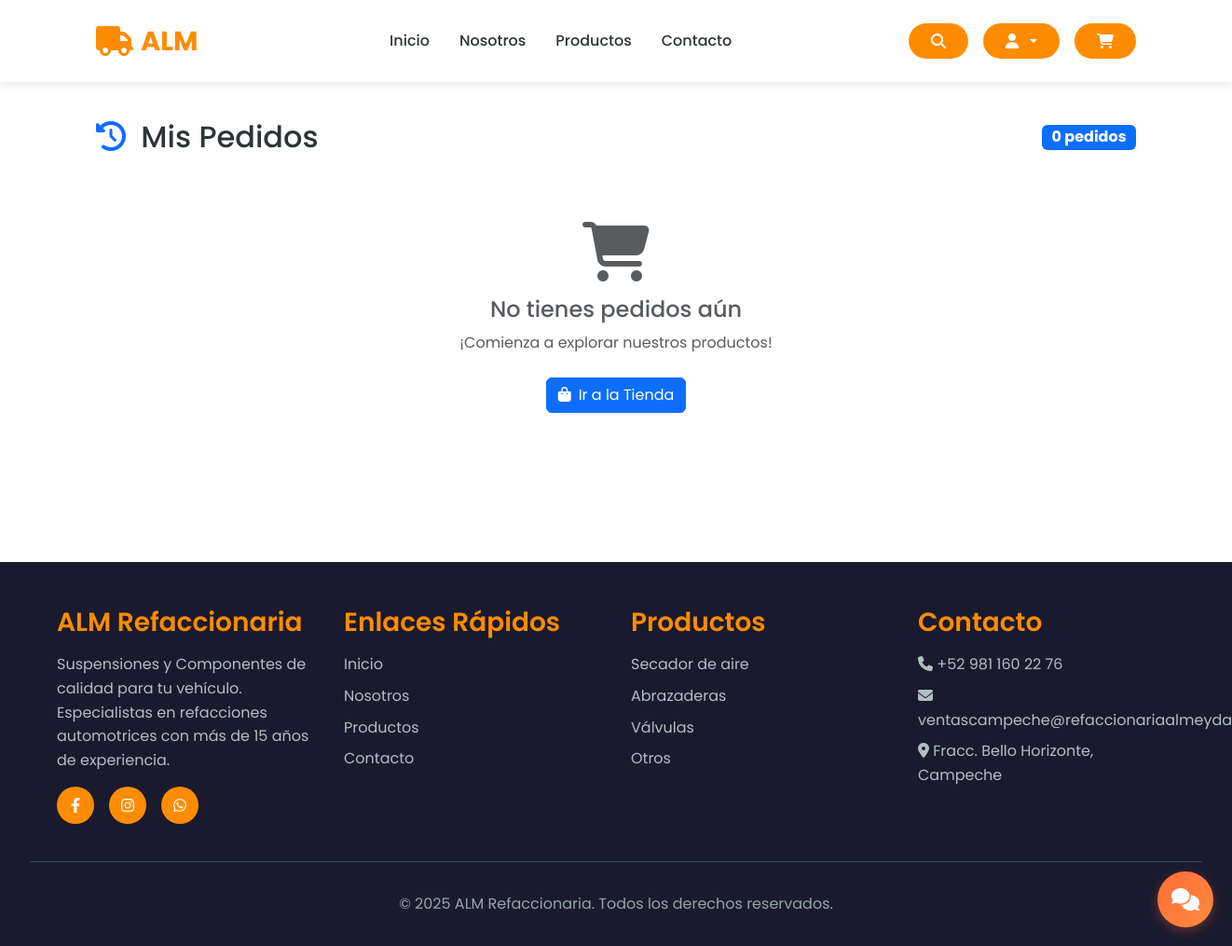
Before: /order_history/ (signed in) with the older database file.
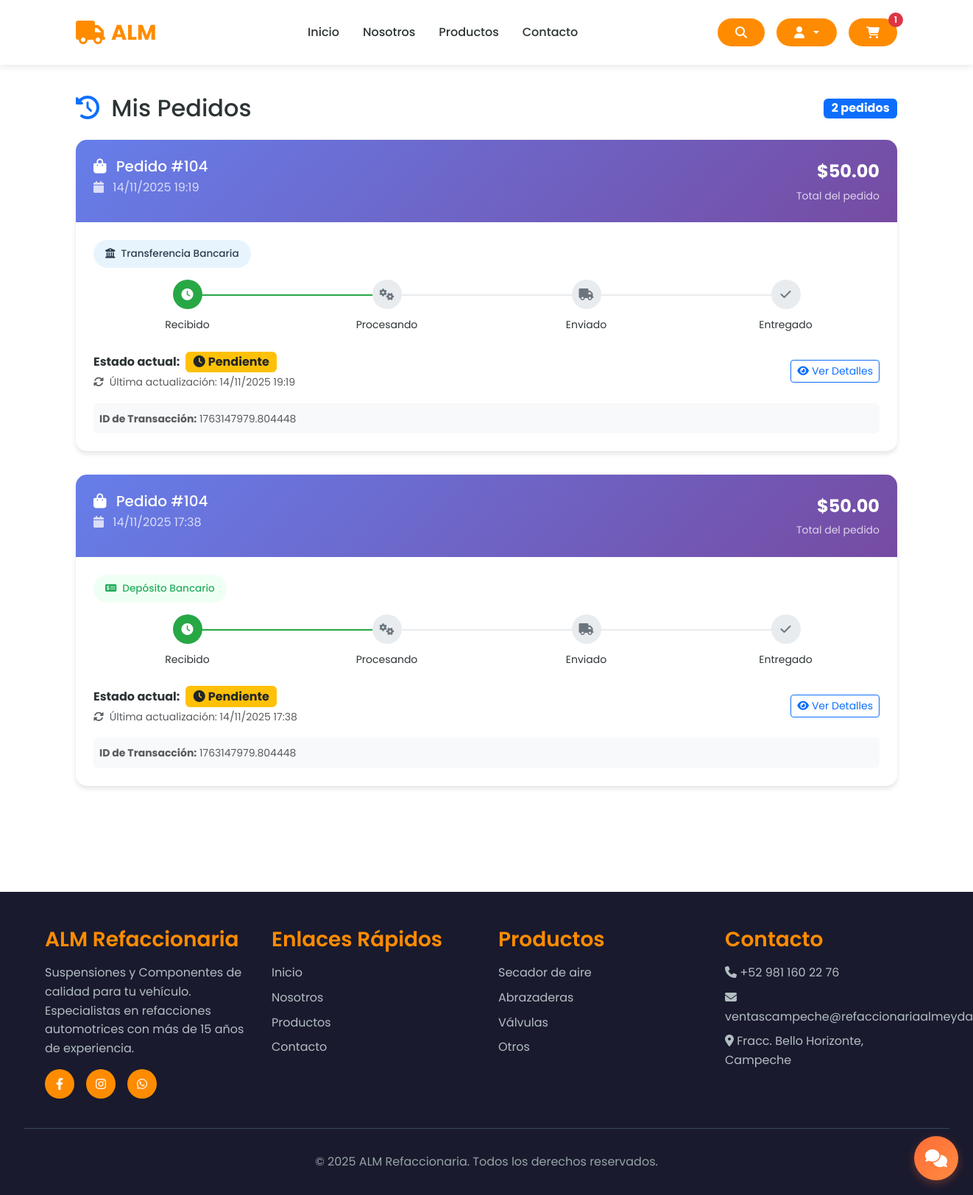
After: the same page with the newer database file.
### store/models.py (models this page shows, shortened)
class OrderHistory(models.Model):
    STATUS_CHOICES = [
        ('pending', 'Pendiente'),
        ('processing', 'Procesando'),
        ('shipped', 'Enviado'),
        ('delivered', 'Entregado'),
        ('cancelled', 'Cancelado'),
    ]
    PAYMENT_METHOD_CHOICES = [
        ('bank-transfer', 'Transferencia Bancaria'),
        ('card-payment', 'Pago con Tarjeta'),
        ('online-payment', 'Pago en Línea'),
        ('bank-deposit', 'Depósito Bancario'),
    ]
    customer = models.ForeignKey(Customer, on_delete=models.CASCADE, null=True, blank=True)
    user = models.ForeignKey(User, on_delete=models.CASCADE, null=True, blank=True)
    order = models.ForeignKey(Order, on_delete=models.CASCADE)
    status = models.CharField(max_length=20, choices=STATUS_CHOICES, default='pending')
    payment_method = models.CharField(max_length=20, choices=PAYMENT_METHOD_CHOICES, default='bank-transfer')
    created_at = models.DateTimeField(auto_now_add=True)
    updated_at = models.DateTimeField(auto_now=True)
    class Meta:
        ordering = ['-created_at']

class Order(models.Model):
    STATUS_CHOICES = [
        ('Pendiente', 'Pendiente'),
        ('Procesando', 'Procesando'),
        ('Enviado', 'Enviado'),
        ('Entregado', 'Entregado'),
        ('Cancelado', 'Cancelado'),
    ]
    customer = models.ForeignKey(Customer, on_delete=models.SET_NULL, null=True, blank=True)
    date_ordered = models.DateTimeField(auto_now_add=True)
    complete = models.BooleanField(default=False)
    transaction_id = models.CharField(max_length=200, null=True)
    status = models.CharField(max_length=20, choices=STATUS_CHOICES, default='Pendiente')
    estimated_delivery = models.DateField(null=True, blank=True)
    custom_message = models.TextField(null=True, blank=True)
    @property
    def get_cart_items(self):
        return sum(item.quantity for item in self.orderitem_set.all())
    @property
    def get_cart_total(self):
        return sum(item.get_total for item in self.orderitem_set.all())

class OrderItem(models.Model):
    product = models.ForeignKey(Product, on_delete=models.SET_NULL, null=True)
    order = models.ForeignKey(Order, on_delete=models.SET_NULL, null=True)
    quantity = models.IntegerField(default=0)
    date_added = models.DateTimeField(auto_now_add=True)
    @property
    def get_total(self):
        if not self.product:  # Si no hay producto
            return 0
        if self.product.offer and self.product.offer_price is not None:
            return self.product.offer_price * self.quantity
        return self.product.price * self.quantity

class Product(models.Model):
    CATEGORY_CHOICES = [
        ('Sujeción y Soporte', 'Sujeción y Soporte'),
        ('Motor y Transmisión', 'Motor y Transmisión'),
        ('Sistema hidraulico y Neumatico', 'Sistema hidraulico y Neumatico'),
        ('Bujes y Casquillos', 'Bujes y Casquillos'),
        ('Sistema de Frenos', 'Sistema de Frenos'),
        ('Accesorios y Misceláneos', 'Accesorios y Misceláneos'),
    ]
    MATERIAL_CHOICES = [
        ('Acero', 'Acero'),
        ('Hierro fundido', 'Hierro fundido'),
        ('Bronce / Latón', 'Bronce / Latón'),
        ('Aluminio', 'Aluminio'),
        ('Goma / Poliuretano', 'Goma / Poliuretano'),
        ('Otro', 'Otro'),
    ]
    PROVEEDOR_CHOICES = [
        ('Productos Almeyda', 'Productos Almeyda'),
    ]
    proveedor = models.CharField(max_length=100, choices=PROVEEDOR_CHOICES)
    seller = models.ForeignKey(User, on_delete=models.CASCADE)
    name = models.CharField(max_length=200)
    description = models.TextField(max_length=1000, null=True, blank=True)
    price = models.FloatField()
    offer_price = models.FloatField(null=True, blank=True)
    offer = models.BooleanField(default=False)
    quantity = models.IntegerField()
    category = models.CharField(max_length=50, choices=CATEGORY_CHOICES)
    height_cm = models.FloatField()
    width_cm = models.FloatField()
    material = models.CharField(max_length=50, choices=MATERIAL_CHOICES)
    likes = models.ManyToManyField(User, related_name='liked_products', blank=True)
    date_of_delivery = models.DateField(null=True, blank=True)
    image = models.ImageField(null=True, blank=False)
    imageuno = models.ImageField(null=True, blank=False)
    imagedos = models.ImageField(null=True, blank=False)
    imagetres = models.ImageField(null=True, blank=False)

### store/views.py (the view)
# urls.py: path('order_history/', views.order_history, name="order_history"),
@login_required
def order_history(request):
    data = cartData(request)
    cartItems = data['cartItems']
    if request.user.is_staff:
        order_histories = OrderHistory.objects.all().select_related('order', 'customer', 'user')
    else:
        customer = None
        if request.user.is_authenticated:
            try:
                customer = Customer.objects.get(user=request.user)
            except Customer.DoesNotExist:
                pass
        if customer:
            order_histories = OrderHistory.objects.filter(customer=customer).select_related('order', 'customer')
        else:
            order_histories = OrderHistory.objects.none()
    return render(request, 'store/order_history.html', {
        'order_histories': order_histories,
        'cartItems': cartItems
    })

### store/utils.py (called while the page is built)
def cartData(request):
    if request.user.is_authenticated:
        try:
            customer = request.user.customer
            order, created = Order.objects.get_or_create(customer=customer, complete=False)
            items = order.orderitem_set.all()
            cartItems = order.get_cart_items
        except Customer.DoesNotExist:
            items = []
            order = {'get_cart_total': 0, 'get_cart_items': 0, 'shipping': False}
            cartItems = 0
    else:
        items = []
        order = {'get_cart_total': 0, 'get_cart_items': 0, 'shipping': False}
        cartItems = 0
    return {'cartItems': cartItems, 'order': order, 'items': items}

### store/templates/store/order_history.html (shortened to what the changed rows need)
{% extends 'store/main.html' %}
{% load static %}
{% block content %}
<section class="py-5">
    <div class="container">
        <div class="row">
            <div class="col-12">
                <div class="d-flex justify-content-between align-items-center mb-4">
                    <h2 class="mb-0">
                        <i class="fas fa-history me-2 text-primary"></i>
                        Mis Pedidos
                    </h2>
                    <span class="badge bg-primary fs-6">
                        {{ order_histories.count }} pedido{{ order_histories.count|pluralize }}
                    </span>
                </div>
            </div>
        </div>
        {% if user.is_authenticated %}
            {% if order_histories %}
                {% for history in order_histories %}
                    <div class="order-card">
                        <div class="order-header">
                            <div class="d-flex justify-content-between align-items-start">
                                <div>
                                    <h5 class="mb-1">
                                        <i class="fas fa-shopping-bag me-2"></i>
                                        Pedido #{{ history.order.id }}
                                    </h5>
                                    <p class="mb-0 opacity-75">
                                        <i class="fas fa-calendar me-2"></i>
                                        {{ history.created_at|date:"d/m/Y H:i" }}
                                    </p>
                                </div>
                                <div class="text-end">
                                    <div class="fs-4 fw-bold">${{ history.order.get_cart_total|floatformat:2 }}</div>
                                    <small class="opacity-75">Total del pedido</small>
                                </div>
                            </div>
                        </div>
                        <div class="card-body p-4">
                            <div class="mb-3">
                                {% if history.payment_method == 'bank-transfer' %}
                                    <span class="payment-method-badge" style="background: #e8f4fd; color: #2c3e50;">
                                        <i class="fas fa-university"></i>
                                        Transferencia Bancaria
                                    </span>
                                {% elif history.payment_method == 'card-payment' %}
                                    <span class="payment-method-badge" style="background: #fdf2f2; color: #e74c3c;">
                                        <i class="fas fa-credit-card"></i>
                                        Pago con Tarjeta
                                    </span>
                                {% elif history.payment_method == 'online-payment' %}
                                    <span class="payment-method-badge" style="background: #f0f8ff; color: #3498db;">
                                        <i class="fas fa-mobile-alt"></i>
                                        Pago en Línea
                                    </span>
                                {% elif history.payment_method == 'bank-deposit' %}
                                    <span class="payment-method-badge" style="background: #f0fff4; color: #27ae60;">
                                        <i class="fas fa-money-check-alt"></i>
                                        Depósito Bancario
                                    </span>
                                {% endif %}
                            </div>
                            <div class="status-timeline mb-4">
                                <div class="status-step {% if history.status == 'pending' or history.status == 'processing' or history.status == 'shipped' or history.status == 'delivered' %}active{% else %}pending{% endif %}">
                                    <div class="status-icon">
                                        <i class="fas fa-clock"></i>
                                    </div>
                                    <small>Recibido</small>
                                </div>
                                <div class="status-step {% if history.status == 'processing' or history.status == 'shipped' or history.status == 'delivered' %}active{% else %}pending{% endif %}">
                                    <div class="status-icon">
                                        <i class="fas fa-cogs"></i>
                                    </div>
                                    <small>Procesando</small>
                                </div>
                                <div class="status-step {% if history.status == 'shipped' or history.status == 'delivered' %}active{% else %}pending{% endif %}">
                                    <div class="status-icon">
                                        <i class="fas fa-truck"></i>
                                    </div>
                                    <small>Enviado</small>
                                </div>
                                <div class="status-step {% if history.status == 'delivered' %}active{% else %}pending{% endif %}">
                                    <div class="status-icon">
                                        <i class="fas fa-check"></i>
                                    </div>
                                    <small>Entregado</small>
                                </div>
                            </div>
                            <div class="row align-items-center">
                                <div class="col-md-8">
                                    <div class="d-flex align-items-center">
                                        <span class="me-2"><strong>Estado actual:</strong></span>
                                        {% if history.status == 'pending' %}
                                            <span class="badge bg-warning text-dark fs-6">
                                                <i class="fas fa-clock me-1"></i>Pendiente
                                            </span>
                                        {% elif history.status == 'processing' %}
                                            <span class="badge bg-info fs-6">
                                                <i class="fas fa-cogs me-1"></i>Procesando
                                            </span>
                                        {% elif history.status == 'shipped' %}
                                            <span class="badge bg-primary fs-6">
                                                <i class="fas fa-truck me-1"></i>Enviado
                                            </span>
                                        {% elif history.status == 'delivered' %}
                                            <span class="badge bg-success fs-6">
                                                <i class="fas fa-check me-1"></i>Entregado
                                            </span>
                                        {% elif history.status == 'cancelled' %}
                                            <span class="badge bg-danger fs-6">
                                                <i class="fas fa-times me-1"></i>Cancelado
                                            </span>
                                        {% endif %}
                                    </div>
                                    <small class="text-muted">
                                        <i class="fas fa-sync-alt me-1"></i>
                                        Última actualización: {{ history.updated_at|date:"d/m/Y H:i" }}
                                    </small>
                                </div>
                                <div class="col-md-4 text-end">
                                    <button class="btn btn-outline-primary btn-sm" onclick="showOrderDetails({{ history.order.id }})">
                                        <i class="fas fa-eye me-1"></i>Ver Detalles
                                    </button>
                                </div>
                            </div>
                            {% if history.order.transaction_id %}
                                <div class="mt-3 p-2 bg-light rounded">
                                    <small class="text-muted">
                                        <strong>ID de Transacción:</strong> {{ history.order.transaction_id }}
                                    </small>
                                </div>
                            {% endif %}
                        </div>
                    </div>
                {% endfor %}
            {% else %}
                <div class="text-center py-5">
                    <i class="fas fa-shopping-cart fa-4x text-muted mb-3"></i>
                    <h4 class="text-muted">No tienes pedidos aún</h4>
                    <p class="text-muted mb-4">¡Comienza a explorar nuestros productos!</p>
                    <a href="{% url 'store' %}" class="btn btn-primary">
                        <i class="fas fa-shopping-bag me-2"></i>Ir a la Tienda
                    </a>
                </div>
            {% endif %}
        {% endif %}
    </div>
</section>
{% endblock content %}

Changed rows visible on the page:
added OrderHistory: order.id "104", created_at "14/11/2025 19:19", order.get_cart_total "50.00", payment_method "bank-transfer" (drawn), status "pending" (drawn), updated_at "14/11/2025 19:19", order.transaction_id "1763147979.804448"
added OrderHistory: order.id "104", created_at "14/11/2025 17:38", order.get_cart_total "50.00", payment_method "bank-deposit" (drawn), status "pending" (drawn), updated_at "14/11/2025 17:38", order.transaction_id "1763147979.804448"
Other visible differences:
{{ cartItems }}: (not shown) → "1"
{{ order_histories.count }}: "0" → "2"
text no longer shown: "No tienes pedidos aún ¡Comienza a explorar nuestros productos! Ir a la Tienda"
